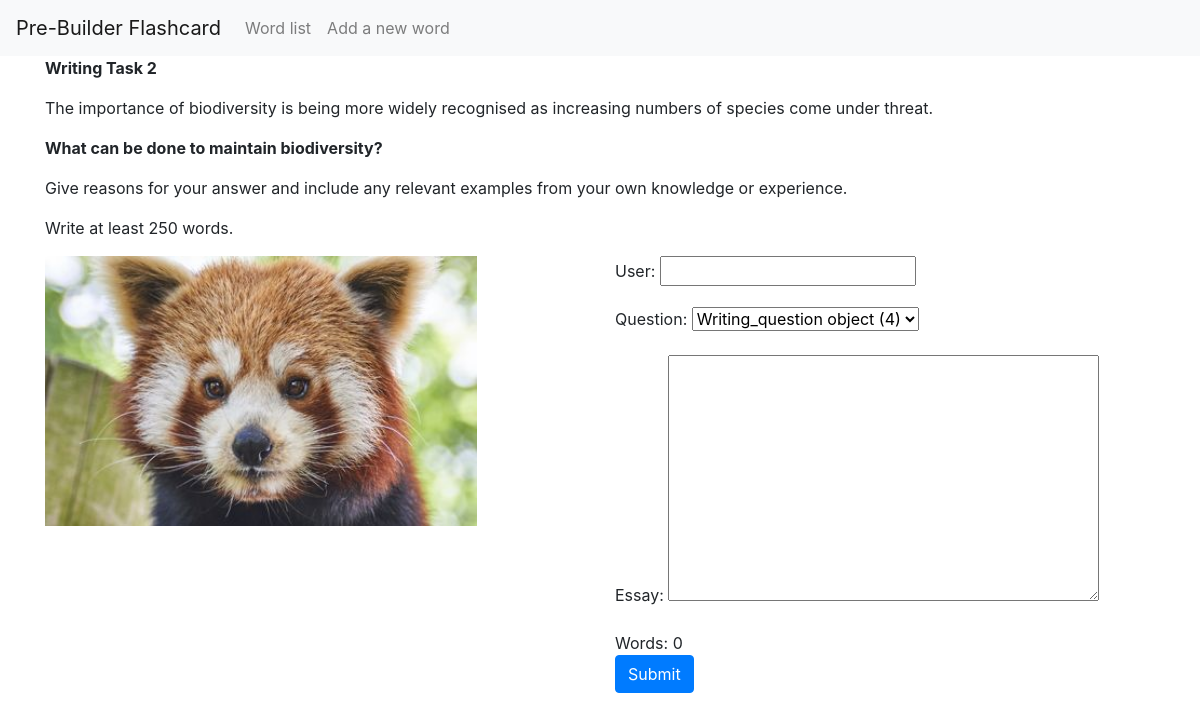
The page /write/4/ on the database its author committed.
### flashcard/models.py (models this page shows)
class Writing_question(models.Model):
    task = models.PositiveIntegerField()
    question = models.TextField()
    picture = models.ImageField(upload_to = 'img/')
    added = models.DateTimeField(auto_now_add=True)

### flashcard/views.py (the view)
# urls.py: re_path("write/(\d+)/", views.writing, name = 'writing')
def writing(request, pk = None):
    question = Writing_question.objects.get(pk = pk)
    saved = False
    if request.method == "POST":
        form = WritingForm(data = request.POST or None, initial = {'question':question})
        if form.is_valid():
            form.save()
            saved = True
    else:
        form = WritingForm(initial = {'question':question})
    return render(
        request,
        'writing.html',
        {'form':form,
        'saved':saved,
        'question':question})

### flashcard/forms.py
class WritingForm(forms.ModelForm):
    class Meta:
        model = Writing
        fields = "__all__"

### template/writing.html (shortened to what this page needs)
{% extends 'base.html' %}
{% block body %}
<div class="container">
	{% if saved %}
	<h3> Saved </h3>
{% else %}
    <div class="row">
        <div class="col-sm-12">
            <p style="font-weight:bold">Writing Task {{question.task}}</p>
            <p>{{question.question|safe}}</p>
        </div>
        <div class="col-sm-12 col-md-6">
            <img src="{{question.picture.url}}" alt="" width="80%">
        </div>
        <div class="col-sm-12 col-md-6">
            <form action="" method="post">
                {{form.as_p}}
                Words: <span id="wordCount">0</span><br />
                <input type="submit" value="Submit" class="btn btn-primary">
            </form>
        </div>
    </div>
{% endif %}
</div>
{% endblock %}

### rows shown on the page
Writing_question: task "2", question "The importance of biodiversity is being more widely recognised as increasing numbers of species come under threat. What can be done to maintain biodiversity? Give reasons for your answer and include any relevant examples from your own knowledge or experience. Write at least 250 words.", picture (picture)
